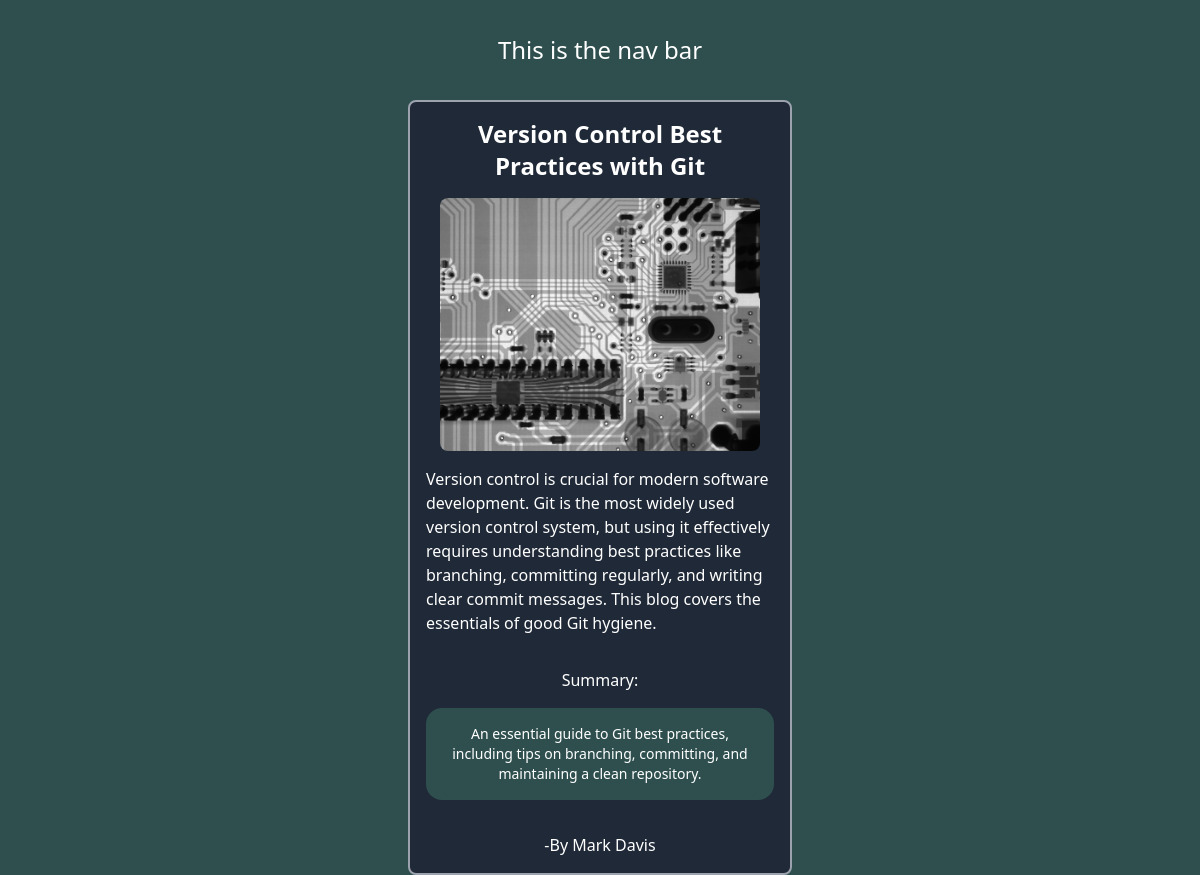
Screenshot of /first/4/ with the database file from the repository.
### first/models.py (models this page shows, shortened)
class Blog(models.Model):
    title=models.CharField(max_length=100)
    image=models.ImageField(upload_to='blog_images/')
    body=models.TextField()
    author = models.CharField(max_length=100, default='Anonymous')
    summary = models.TextField(default='No summary')
    created_at=models.DateTimeField(auto_now_add=True)
    updated_at= models.DateTimeField(auto_now=True)

### first/views.py (the view)
# urls.py: path('<int:blog_id>/', views.blog_details, name='blog_details'),
def blog_details(request, blog_id):
    blog = get_object_or_404(Blog, pk=blog_id)
    return render(request, 'firstTemplates/blog-details.html', {'blog': blog})

### first/templates/firstTemplates/blog-details.html (shortened to what this page needs)
{% extends "layout.html" %}
{% block content %}
    <div class="flex flex-wrap gap-4 justify-center items-center">
            <div class="flex flex-col justify-center items-center w-96  gap-4 bg-gray-800 rounded-lg p-4 border-2 border-gray-400">
                    <h2 class="text-2xl text-center font-bold">{{ blog.title }}</h2>
                    <img class="rounded-lg w-80" src="{{ blog.image.url }}" alt="{{ blog.title }}">
                    <h3>{{blog.body}}</h3>
                    <h5 class="text-center">Summary:</h5>
                    <p class="text-sm text-center">{{blog.summary}}</p>
                    <span>-By {{ blog.author }}</span>
            </div>
    </div>
{% endblock %}

### static/style.css (style rules this page uses)
body { background-color: darkslategray; color: white; }
p { text-align: center; font-size: 1.5rem; margin-top: 1rem; margin-bottom: 1rem; color: white; background-color: darkslategray; padding: 1rem; border-radius: 1rem; }

### rows the page displays
Blog: title "Version Control Best Practices with Git", image (picture), body "Version control is crucial for modern software development. Git is the most widely used version control system, but using it effectively requires understanding best practices like branching, committing regularly, and writing clear commit messages. This blog covers the essentials of good Git hygiene.", summary "An essential guide to Git best practices, including tips on branching, committing, and maintaining a clean repository.", author "Mark Davis"
